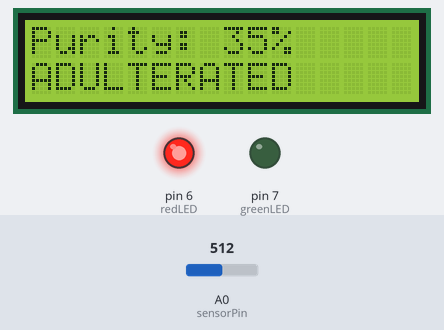
Recording of a sketch running on a simulated Arduino Uno, built with avr-gcc and run on an emulated ATmega328P. Shown: 16×2 character LCD, output pins drawn as LEDs (lit = HIGH). The inputs (shaded band) are chosen by the test bench; at power-on: A0 (sensorPin) = 512. What the sketch prints to the serial monitor is not drawn.

Above: at 3.2 s.
3.3 s: A0 (sensorPin) set to 659
At 4.8 s:
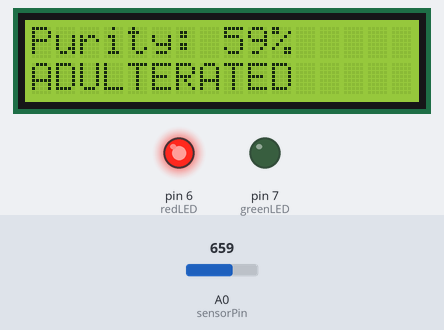
5.6 s: A0 (sensorPin) set to 679
At 7.1 s:
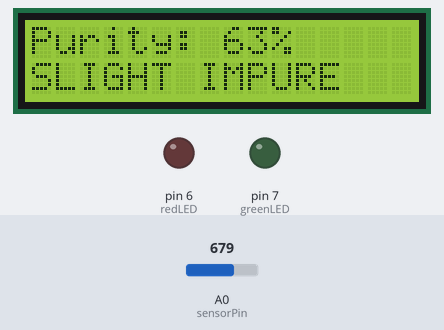
7.7 s: A0 (sensorPin) set to 776
At 9.4 s:
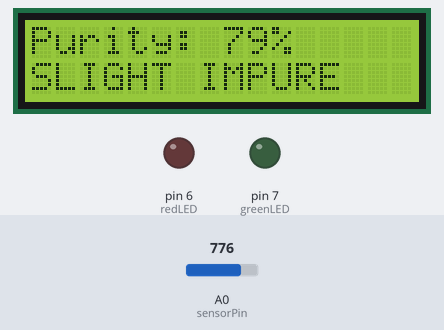
9.7 s: A0 (sensorPin) set to 802
At 11.4 s:
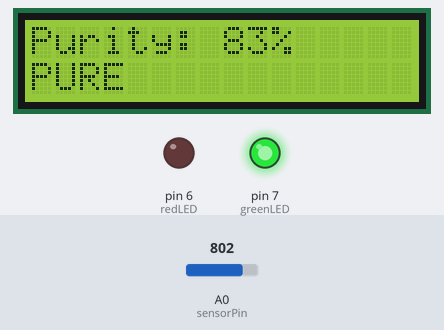
11.8 s: A0 (sensorPin) set to 511
At 13.4 s:
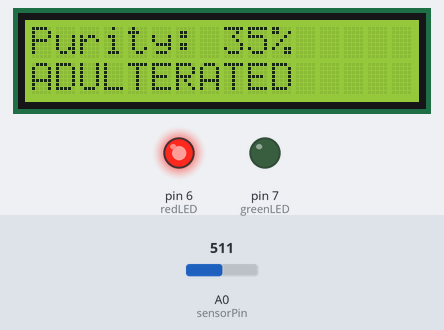
Timing chart, 0 to 14.8 s (numbered marks = the images above; inputs shaded):
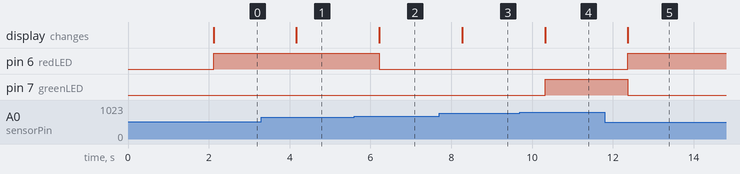

The sketch:

sketch.ino
```cpp
#include <Wire.h>
#include <LiquidCrystal_I2C.h>

LiquidCrystal_I2C lcd(0x27, 16, 2);

int sensorPin = A0;
int greenLED = 7;
int redLED = 6;

//  Calibration values (adjust after testing)
int pureValue = 900;      // value for pure sample
int impureValue = 300;    // value for fully adulterated sample

void setup() {
  lcd.init();
  lcd.backlight();

  pinMode(greenLED, OUTPUT);
  pinMode(redLED, OUTPUT);

  Serial.begin(9600);

  lcd.setCursor(0,0);
  lcd.print("Food Quality");
  lcd.setCursor(0,1);
  lcd.print("System Start");
  delay(2000);
  lcd.clear();
}

void loop() {
  int sensorValue = analogRead(sensorPin);

  // Map sensor value to purity %
  int purity = map(sensorValue, impureValue, pureValue, 0, 100);

  // Limit purity between 0–100
  purity = constrain(purity, 0, 100);

  //  Serial Monitor Output
  Serial.print("Sensor: ");
  Serial.print(sensorValue);
  Serial.print("  Purity: ");
  Serial.print(purity);
  Serial.println("%");

  //  LCD Display
  lcd.clear();
  lcd.setCursor(0, 0);
  lcd.print("Purity: ");
  lcd.print(purity);
  lcd.print("%");

  lcd.setCursor(0, 1);

  //  Classification
  if (purity > 80) {
    lcd.print("PURE");
    digitalWrite(greenLED, HIGH);
    digitalWrite(redLED, LOW);
  }
  else if (purity > 60) {
    lcd.print("SLIGHT IMPURE");
    digitalWrite(greenLED, LOW);
    digitalWrite(redLED, LOW);
  }
  else {
    lcd.print("ADULTERATED");
    digitalWrite(greenLED, LOW);
    digitalWrite(redLED, HIGH);
  }

  delay(1000);
}
```

Measured:
- the behaviour switches between 665 and 666 on A0 (sensorPin) (found by bisection; images 1 and 2)
- the behaviour switches between 785 and 786 on A0 (sensorPin) (found by bisection; images 3 and 4)
- after the input at 3.3 s, the display: changes after 0.87 s (image 1)
- after the input at 5.6 s, pin 6 (redLED): HIGH → LOW after 0.62 s; the display: changes after 0.62 s (image 2)
- after the input at 7.7 s, the display: changes after 0.58 s (image 3)
- after the input at 9.7 s, pin 7 (greenLED): LOW → HIGH after 0.62 s; the display: changes after 0.62 s (image 4)
- after the input at 11.8 s, pin 6 (redLED): LOW → HIGH after 0.57 s; pin 7 (greenLED): HIGH → LOW after 0.57 s; the display: changes after 0.57 s (image 5)
